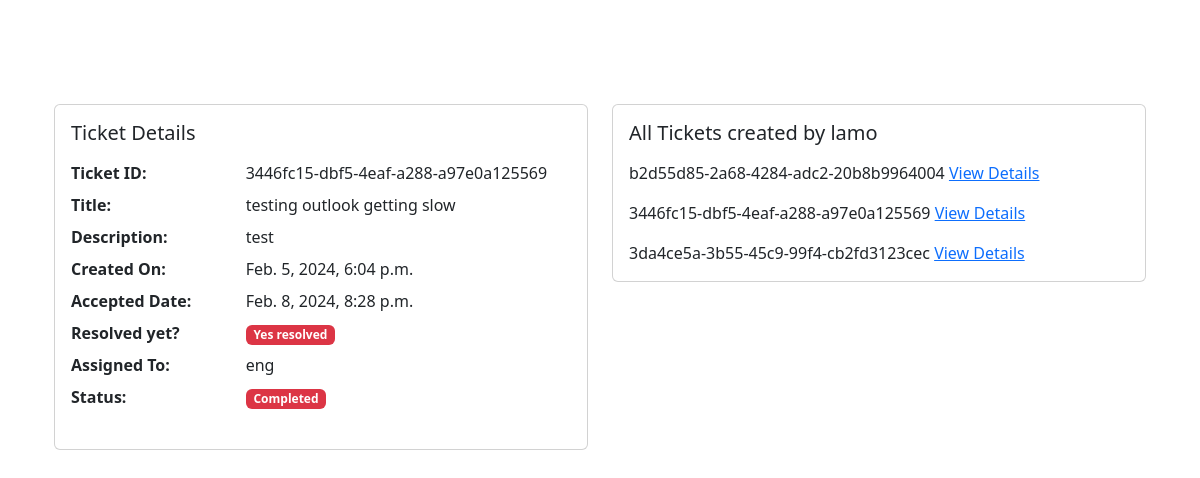
/ticket/ticket-details/2/ (signed in), run on the app's committed database.
### ticket/models.py (models this page shows, shortened)
class Ticket(models.Model):
    status_choices ={
        ('Active', 'Active'),
        ('Completed', 'Completed'),
        ('Pending', 'Pending')
    }
    ticket_number = models.UUIDField(default=uuid.uuid4)
    title = models.CharField(max_length = 100)
    description = models.TextField()
    created_by = models.ForeignKey(User, on_delete = models.CASCADE, related_name = 'created_by')
    date_created = models.DateTimeField(auto_now_add = True)
    assigned_to = models.ForeignKey(User,on_delete= models.DO_NOTHING, null=True, blank = True)
    is_resolved = models.BooleanField(default = False)
    accepted_date = models.DateTimeField(null = True, blank = True)
    closed_date = models.DateTimeField(null = True, blank = True)
    ticket_status = models.CharField(max_length=15, choices = status_choices)

### users/models.py (models this page shows)
class User(AbstractUser):
    is_customer = models.BooleanField(default=False)
    is_engineer = models.BooleanField(default=False)
    def __str__(self):
        return self.username

### ticket/views.py (the view)
# urls.py: path('ticket-details/<int:pk>/', views.ticket_details, name='ticket-details'),
@login_required
def ticket_details(request,pk):
    ticket = Ticket.objects.get(pk=pk)
    t = User.objects.get(username=ticket.created_by)
    tickets_per_user = t.created_by.all()
    context = {'ticket':ticket,'tickets_per_user':tickets_per_user}
    return render(request, 'ticket/ticket_details.html', context)

### templates/ticket/ticket_details.html (shortened to what this page needs)
{% extends 'base.html' %}
{% block content %}
<div class="container-fluid">
  <div class="row">
    <div class="col-md-6">
      <div class="card mx-auto mb-3" style="width: 100%;">
        <div class="card-body">
          <h5 class="card-title mb-3">Ticket Details</h5>
          <dl class="row">
            <dt class="col-sm-4">Ticket ID:</dt>
            <dd class="col-sm-8">{{ ticket.ticket_number }}</dd>
            <dt class="col-sm-4">Title:</dt>
            <dd class="col-sm-8">{{ ticket.title }}</dd>
            <dt class="col-sm-4">Description:</dt>
            <dd class="col-sm-8">{{ ticket.description }}</dd>
            <dt class="col-sm-4">Created On:</dt>
            <dd class="col-sm-8">{{ ticket.date_created }}</dd>
            <dt class="col-sm-4">Accepted Date:</dt>
            <dd class="col-sm-8">{{ ticket.accepted_date }}</dd>
            <dt class="col-sm-4"><b>Resolved yet?</b></dt>
            <dd class="col-sm-8">
              {% if ticket.is_resolved %}
                <span class="badge bg-danger">Yes resolved</span>
              {% else %}
                <span class="badge bg-success">Not Yet</span>
              {% endif %}
            </dd>
            <dt class="col-sm-4">Assigned To:</dt>
            <dd class="col-sm-8">{% if ticket.assigned_to %}{{ ticket.assigned_to }}{% else %}Not Assigned{% endif %}</dd>
            <dt class="col-sm-4">Status:</dt>
            <dd class="col-sm-8">
              {% if ticket.ticket_status == 'Active' %}
                <span class="badge bg-success">Active</span>
              {% elif ticket.ticket_status == 'Pending' %}
                <span class="badge bg-warning">Pending</span>
              {% elif ticket.ticket_status == 'Completed' %}
                <span class="badge bg-danger">Completed</span>
              {% endif %}
            </dd>
          </dl>
        </div>
      </div>
    </div>
    <div class="col-md-6">
      <div class="card mx-auto" style="width: 100%;">
        <div class="card-body">
          <h5 class="card-title mb-3">All Tickets created by {{ ticket.created_by }}</h5>
          {% for ticket in tickets_per_user %}
            <p class="card-text">{{ ticket.ticket_number }} <a href="{% url 'ticket-details' ticket.pk %}">View Details</a></p>
          {% endfor %}
        </div>
      </div>
    </div>
  </div>
</div>
<br>
{% endblock content %}

### templates/base.html (style rules this page uses)
body { padding-top: 56px; }

### data on the page
Ticket: ticket_number "3446fc15-dbf5-4eaf-a288-a97e0a125569", title "testing outlook getting slow", description "test", date_created "Feb. 5, 2024, 6:04 p.m.", accepted_date "Feb. 8, 2024, 8:28 p.m.", assigned_to "eng", created_by "lamo"
Ticket: ticket_number "b2d55d85-2a68-4284-adc2-20b8b9964004"
Ticket: ticket_number "3da4ce5a-3b55-45c9-99f4-cb2fd3123cec"
